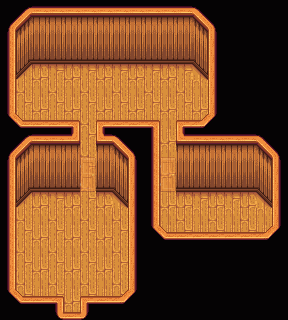

This is a level from a 2D game, rendered from its Tiled map with the project's own tilesets. A one-line summary and the complete map file follow:
An orthogonal 18x20 tile map with 16x16 px tiles, 3 tile layers (Back, Buildings, Front).

<map version="1.10" tiledversion="1.10.2" orientation="orthogonal" renderorder="right-down" width="18" height="20" tilewidth="16" tileheight="16" infinite="0" nextlayerid="8" nextobjectid="1">
 <tileset firstgid="1" name="townInterior" tilewidth="16" tileheight="16" tilecount="2176" columns="32">
  <image source="townInterior.png" width="512" height="1088" />
  <tile id="198">
   <properties>
    <property name="Type" value="Wood" />
   </properties>
  </tile>
  <tile id="199">
   <properties>
    <property name="Type" value="Wood" />
   </properties>
  </tile>
  <tile id="200">
   <properties>
    <property name="Type" value="Wood" />
   </properties>
  </tile>
  <tile id="230">
   <properties>
    <property name="Type" value="Wood" />
   </properties>
  </tile>
  <tile id="231">
   <properties>
    <property name="Type" value="Wood" />
   </properties>
  </tile>
  <tile id="232">
   <properties>
    <property name="Type" value="Wood" />
   </properties>
  </tile>
  <tile id="262">
   <properties>
    <property name="Type" value="Wood" />
   </properties>
  </tile>
  <tile id="263">
   <properties>
    <property name="Type" value="Wood" />
   </properties>
  </tile>
  <tile id="264">
   <properties>
    <property name="Type" value="Wood" />
   </properties>
  </tile>
 </tileset>
 <layer id="2" name="Back" width="18" height="20">
  <data encoding="csv">
0,0,0,0,0,0,0,0,0,0,0,0,0,0,0,0,0,0,
0,0,0,0,0,0,0,0,0,0,0,0,0,0,0,0,0,0,
0,0,0,0,0,0,0,0,0,0,0,0,0,0,0,0,0,0,
0,0,0,0,0,0,0,0,0,0,0,0,0,0,0,0,0,0,
0,199,200,201,200,201,200,201,200,201,200,201,231,0,0,0,0,0,
0,233,232,233,232,233,232,233,232,233,232,233,232,0,0,0,0,0,
0,265,264,265,264,265,264,265,264,265,264,265,264,0,0,0,0,0,
0,233,232,233,232,233,232,233,232,233,232,233,232,0,0,0,0,0,
0,0,0,0,0,265,0,0,0,0,264,0,0,0,0,0,0,0,
0,0,0,0,0,233,0,0,0,0,232,0,0,0,0,0,0,0,
0,0,0,0,0,265,0,0,0,0,264,0,0,0,0,0,0,0,
0,0,0,0,0,233,0,0,0,0,232,0,0,0,0,0,0,0,
0,199,200,201,200,265,200,231,0,0,264,200,201,200,201,200,231,0,
0,233,232,233,232,233,232,233,0,0,232,233,232,233,232,233,232,0,
0,265,264,265,264,265,264,265,0,0,264,265,264,265,264,265,264,0,
0,233,232,233,232,233,232,233,0,0,0,0,0,0,0,0,0,0,
0,265,264,265,264,265,264,265,0,0,0,0,0,0,0,0,0,0,
0,233,232,233,232,233,232,233,0,0,0,0,0,0,0,0,0,0,
0,265,264,265,264,265,264,265,0,0,0,0,0,0,0,0,0,0,
0,0,0,0,232,0,0,0,0,0,0,0,0,0,0,0,0,0
</data>
 </layer>
 <objectgroup id="5" name="Back" />
 <layer id="3" name="Buildings" width="18" height="20">
  <data encoding="csv">
1,1,1,1,1,1,1,1,1,1,1,1,1,1,1,1,1,1,
1,34,35,35,35,35,35,35,35,35,35,35,36,1,1,1,1,1,
1,66,67,67,67,67,67,67,67,67,67,67,68,1,1,1,1,1,
1,98,99,99,99,99,99,99,99,99,99,99,100,1,1,1,1,1,
1,130,0,0,0,0,0,0,0,0,0,0,132,1,1,1,1,1,
1,0,0,0,0,0,0,0,0,0,0,0,0,1,1,1,1,1,
1,0,0,0,0,0,0,0,0,0,0,0,0,1,1,1,1,1,
1,0,0,0,0,0,0,0,0,0,0,0,0,1,1,1,1,1,
1,1,1,1,1,0,1,1,1,1,0,1,1,1,1,1,1,1,
1,34,35,35,35,0,35,36,1,1,0,35,35,35,35,35,36,1,
1,66,67,67,67,0,67,68,1,1,0,67,67,67,67,67,68,1,
1,98,99,99,99,121,99,100,1,1,121,99,99,99,99,99,100,1,
1,130,0,0,0,0,0,132,1,1,0,0,0,0,0,0,132,1,
1,0,0,0,0,0,0,0,1,1,0,0,0,0,0,0,0,1,
1,0,0,0,0,0,0,0,1,1,0,0,0,0,0,0,0,1,
1,0,0,0,0,0,0,0,1,1,1,1,1,1,1,1,1,1,
1,0,0,0,0,0,0,0,1,1,1,1,1,1,1,1,1,1,
1,0,0,0,0,0,0,0,1,1,1,1,1,1,1,1,1,1,
1,0,0,0,0,0,0,0,1,1,1,1,1,1,1,1,1,1,
1,1,1,1,0,1,1,1,1,1,1,1,1,1,1,1,1,1
</data>
 </layer>
 <objectgroup id="6" name="Buildings" />
 <layer id="4" name="Front" width="18" height="20">
  <data encoding="csv">
0,2,3,3,3,3,3,3,3,3,3,3,4,0,0,0,0,0,
33,42,0,0,0,0,0,0,0,0,0,0,44,37,0,0,0,0,
65,0,0,0,0,0,0,0,0,0,0,0,0,69,0,0,0,0,
65,0,0,0,0,0,0,0,0,0,0,0,0,69,0,0,0,0,
65,0,0,0,0,0,0,0,0,0,0,0,0,69,0,0,0,0,
65,0,0,0,0,0,0,0,0,0,0,0,0,69,0,0,0,0,
65,0,0,0,0,0,0,0,0,0,0,0,0,69,0,0,0,0,
161,162,166,166,163,0,164,166,166,163,0,164,167,168,0,0,0,0,
0,2,3,3,195,0,194,4,0,65,0,194,3,3,3,3,4,0,
33,42,0,0,0,57,0,44,37,65,57,0,0,0,0,0,44,37,
65,0,0,0,0,89,0,0,69,65,89,0,0,0,0,0,0,69,
65,0,0,0,0,0,0,0,69,65,0,0,0,0,0,0,0,69,
65,0,0,0,0,0,0,0,69,65,0,0,0,0,0,0,0,69,
65,0,0,0,0,0,0,0,69,65,0,0,0,0,0,0,0,69,
65,0,0,0,0,0,0,0,69,161,162,166,166,166,166,166,167,168,
65,0,0,0,0,0,0,0,69,0,0,0,0,0,0,0,0,0,
65,0,0,0,0,0,0,0,69,0,0,0,0,0,0,0,0,0,
65,0,0,0,0,0,0,0,69,0,0,0,0,0,0,0,0,0,
161,162,166,163,0,164,166,167,168,0,0,0,0,0,0,0,0,0,
0,0,0,97,166,131,0,0,0,0,0,0,0,0,0,0,0,0
</data>
 </layer>
 <objectgroup id="7" name="Front" />
</map>
